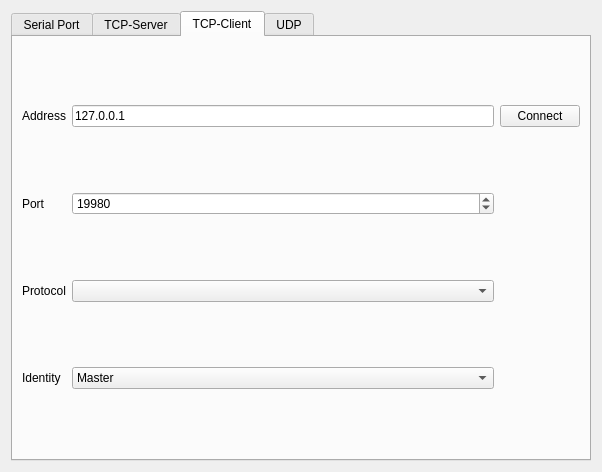
<?xml version="1.0" encoding="UTF-8"?>
<ui version="4.0">
 <class>OpenRouteDialog</class>
 <widget class="QDialog" name="OpenRouteDialog">
  <property name="geometry">
   <rect>
    <x>0</x>
    <y>0</y>
    <width>602</width>
    <height>472</height>
   </rect>
  </property>
  <property name="windowTitle">
   <string>Connection</string>
  </property>
  <layout class="QVBoxLayout" name="verticalLayout">
   <item>
    <widget class="QTabWidget" name="tabWidget">
     <property name="currentIndex">
      <number>2</number>
     </property>
     <widget class="QWidget" name="tab">
      <attribute name="title">
       <string>Serial Port</string>
      </attribute>
      <layout class="QGridLayout" name="gridLayout">
       <item row="5" column="0">
        <widget class="QLabel" name="label_5">
         <property name="text">
          <string>Flow Control</string>
         </property>
        </widget>
       </item>
       <item row="0" column="2">
        <widget class="QPushButton" name="button_open_serial_port">
         <property name="text">
          <string>Open</string>
         </property>
        </widget>
       </item>
       <item row="2" column="0">
        <widget class="QLabel" name="label_3">
         <property name="text">
          <string>Data Bits</string>
         </property>
        </widget>
       </item>
       <item row="3" column="0">
        <widget class="QLabel" name="label_4">
         <property name="text">
          <string>Parity</string>
         </property>
        </widget>
       </item>
       <item row="5" column="1">
        <widget class="QComboBox" name="box_flow_control"/>
       </item>
       <item row="2" column="1">
        <widget class="QComboBox" name="box_data_bits"/>
       </item>
       <item row="3" column="1">
        <widget class="QComboBox" name="box_parity"/>
       </item>
       <item row="1" column="1">
        <widget class="QComboBox" name="box_baud_rate"/>
       </item>
       <item row="4" column="1">
        <widget class="QComboBox" name="box_stop_bits"/>
       </item>
       <item row="0" column="1">
        <widget class="QComboBox" name="box_port_name"/>
       </item>
       <item row="1" column="0">
        <widget class="QLabel" name="label_2">
         <property name="text">
          <string>BaudRate</string>
         </property>
        </widget>
       </item>
       <item row="4" column="0">
        <widget class="QLabel" name="label_13">
         <property name="text">
          <string>Stop Bits</string>
         </property>
        </widget>
       </item>
       <item row="0" column="0">
        <widget class="QLabel" name="label">
         <property name="text">
          <string>Port Name</string>
         </property>
        </widget>
       </item>
       <item row="6" column="1">
        <widget class="QComboBox" name="box_protocol_serial_port"/>
       </item>
       <item row="6" column="0">
        <widget class="QLabel" name="label_6">
         <property name="text">
          <string>Protocol</string>
         </property>
        </widget>
       </item>
       <item row="7" column="0">
        <widget class="QLabel" name="label_identity_serial_port">
         <property name="text">
          <string>Identity</string>
         </property>
        </widget>
       </item>
       <item row="7" column="1">
        <widget class="QComboBox" name="box_identity_serial_port">
         <item>
          <property name="text">
           <string>Master</string>
          </property>
         </item>
         <item>
          <property name="text">
           <string>Slave</string>
          </property>
         </item>
        </widget>
       </item>
      </layout>
     </widget>
     <widget class="QWidget" name="tab_2">
      <attribute name="title">
       <string>TCP-Server</string>
      </attribute>
      <layout class="QGridLayout" name="gridLayout_2">
       <item row="0" column="0">
        <widget class="QLabel" name="label_7">
         <property name="text">
          <string>Address</string>
         </property>
        </widget>
       </item>
       <item row="2" column="0">
        <widget class="QLabel" name="label_9">
         <property name="text">
          <string>Protocol</string>
         </property>
        </widget>
       </item>
       <item row="2" column="1">
        <widget class="QComboBox" name="box_tcp_server_protocol"/>
       </item>
       <item row="0" column="2">
        <widget class="QPushButton" name="button_listen">
         <property name="text">
          <string>Listen</string>
         </property>
        </widget>
       </item>
       <item row="1" column="0">
        <widget class="QLabel" name="label_8">
         <property name="text">
          <string>Port</string>
         </property>
        </widget>
       </item>
       <item row="1" column="1">
        <widget class="QSpinBox" name="box_tcp_server_port">
         <property name="maximum">
          <number>65535</number>
         </property>
         <property name="value">
          <number>19980</number>
         </property>
        </widget>
       </item>
       <item row="0" column="1">
        <widget class="QComboBox" name="box_tcp_server_addr"/>
       </item>
       <item row="3" column="0">
        <widget class="QLabel" name="label_identity_tcp_server">
         <property name="text">
          <string>Identity</string>
         </property>
        </widget>
       </item>
       <item row="3" column="1">
        <widget class="QComboBox" name="box_identity_tcp_server">
         <item>
          <property name="text">
           <string>Master</string>
          </property>
         </item>
         <item>
          <property name="text">
           <string>Slave</string>
          </property>
         </item>
        </widget>
       </item>
      </layout>
     </widget>
     <widget class="QWidget" name="tab_3">
      <attribute name="title">
       <string>TCP-Client</string>
      </attribute>
      <layout class="QGridLayout" name="gridLayout_3">
       <item row="1" column="1">
        <widget class="QSpinBox" name="box_tcp_remote_server_port">
         <property name="maximum">
          <number>65535</number>
         </property>
         <property name="value">
          <number>19980</number>
         </property>
        </widget>
       </item>
       <item row="0" column="1">
        <widget class="QLineEdit" name="edit_tcp_remote_server_addr">
         <property name="text">
          <string>127.0.0.1</string>
         </property>
        </widget>
       </item>
       <item row="2" column="1">
        <widget class="QComboBox" name="box_tcp_client_protocol"/>
       </item>
       <item row="0" column="2">
        <widget class="QPushButton" name="button_connect">
         <property name="text">
          <string>Connect</string>
         </property>
        </widget>
       </item>
       <item row="0" column="0">
        <widget class="QLabel" name="label_10">
         <property name="text">
          <string>Address</string>
         </property>
        </widget>
       </item>
       <item row="2" column="0">
        <widget class="QLabel" name="label_12">
         <property name="text">
          <string>Protocol</string>
         </property>
        </widget>
       </item>
       <item row="1" column="0">
        <widget class="QLabel" name="label_11">
         <property name="text">
          <string>Port</string>
         </property>
        </widget>
       </item>
       <item row="3" column="0">
        <widget class="QLabel" name="label_identity_tcp_client">
         <property name="text">
          <string>Identity</string>
         </property>
        </widget>
       </item>
       <item row="3" column="1">
        <widget class="QComboBox" name="box_identity_tcp_client">
         <item>
          <property name="text">
           <string>Master</string>
          </property>
         </item>
         <item>
          <property name="text">
           <string>Slave</string>
          </property>
         </item>
        </widget>
       </item>
      </layout>
     </widget>
     <widget class="QWidget" name="tab_4">
      <attribute name="title">
       <string>UDP</string>
      </attribute>
     </widget>
    </widget>
   </item>
  </layout>
 </widget>
 <resources/>
 <connections/>
</ui>
